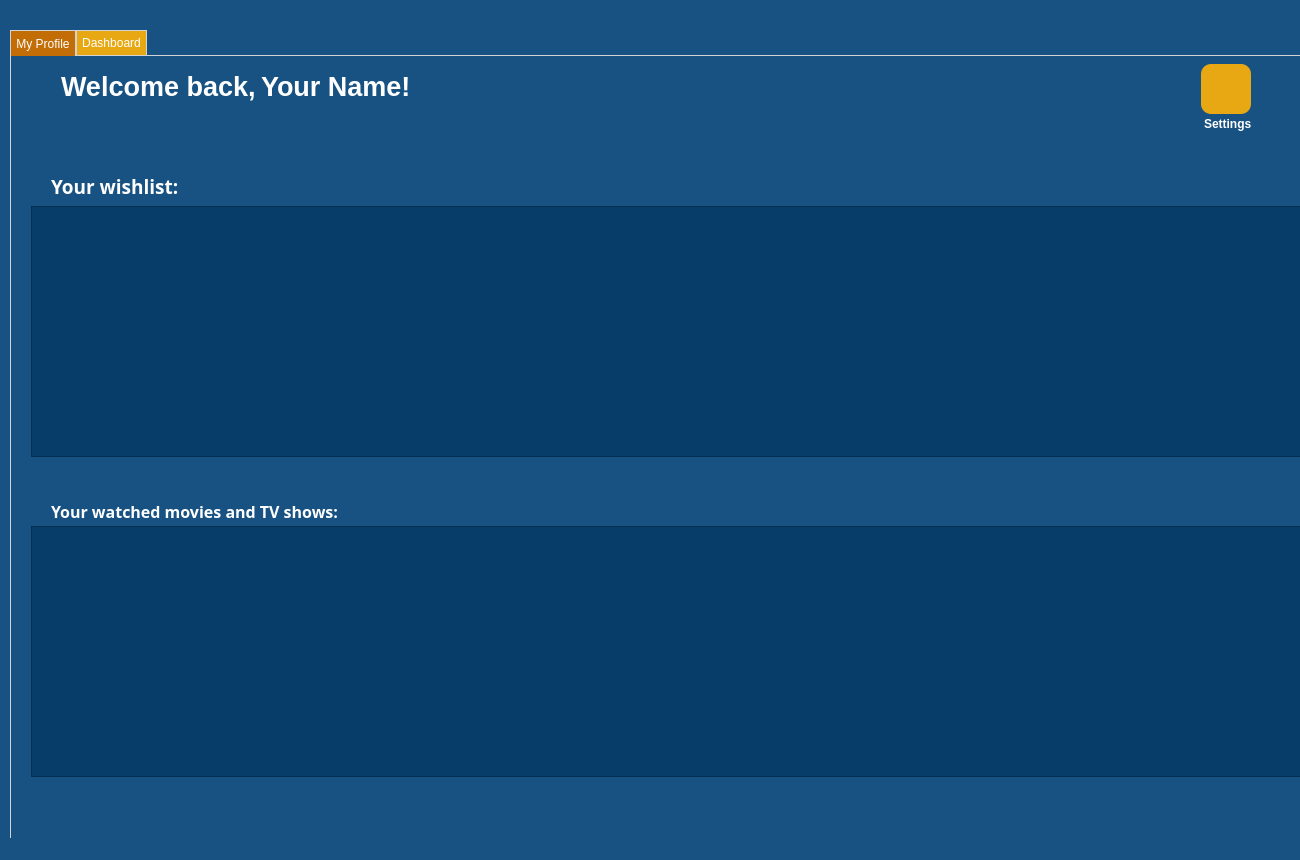
<?xml version="1.0" encoding="UTF-8"?>
<ui version="4.0">
 <class>MovieDashboardClass</class>
 <widget class="QMainWindow" name="MovieDashboardClass">
  <property name="geometry">
   <rect>
    <x>0</x>
    <y>0</y>
    <width>1300</width>
    <height>860</height>
   </rect>
  </property>
  <property name="maximumSize">
   <size>
    <width>1920</width>
    <height>1080</height>
   </size>
  </property>
  <property name="windowTitle">
   <string>MovieDashboard</string>
  </property>
  <property name="styleSheet">
   <string notr="true">/*-----QWidget-----*/
QWidget
{
	background-color: #175282;
	color: #fff;
	border-color: #000000;

}


/*-----QLabel-----*/
QLabel
{
	background-color: transparent;
	color: #fff;
	font-weight: bold;
	border-color: #000000;

}


/*-----QPushButton-----*/
QPushButton
{
	background-color: #e8a813;
	color: #fff;
	font-weight: bold;
	border-radius: 10px;
	padding: 5px;

}


QPushButton::hover
{
	background-color: #fcba21;
	color: #fff;

}


QPushButton::pressed
{
	background-color: #fcba21;
	color: #fff;

}


/*-----QToolButton-----*/
QToolButton
{
	background-color: transparent;
	color: #000000;
	border-style: solid;
	border-color: #000000;

}


QToolButton::hover
{
	background-color: #d10000;
	color: #000000;
	border-radius: 15px;
	border-color: #d10000;

}


QToolButton::pressed
{
	background-color: #d10000;
	color: #000000;
	border-style: solid;
	border-width: 0px;

}


/*-----QLineEdit-----*/
QLineEdit{
	background-color: #4d4d4d;
	color: #fff;
	font-weight: bold;
	border-style: solid;
	border-radius: 10px;
	padding: 5px;

}


/*-----QCheckBox-----*/
QCheckBox
{
	background-color: transparent;
	color: #b9b9bb;
	font-weight: bold;

}


QCheckBox::indicator
{
    color: #b1b1b1;
    background-color: #00111d;
    border: 1px solid #d10000;
    width: 12px;
    height: 12px;

}


QCheckBox::indicator:checked
{
    image:url(&quot;./ressources/check.png&quot;); /*To replace*/
	background-color: #d10000;
    border: 1px solid #d10000;

}


QCheckBox::indicator:unchecked:hover
{
    border: 1px solid #ff0000;

}


QCheckBox::disabled
{
	color: #656565;

}


QCheckBox::indicator:disabled
{
	background-color: #656565;
	color: #656565;
    border: 1px solid #656565;

}</string>
  </property>
  <widget class="QWidget" name="centralWidget">
   <widget class="QTabWidget" name="tabWidget">
    <property name="geometry">
     <rect>
      <x>10</x>
      <y>30</y>
      <width>1321</width>
      <height>831</height>
     </rect>
    </property>
    <property name="styleSheet">
     <string notr="true">QTabWidget::pane {
  border: 1px solid lightgray;
  top:-1px; 
  background: #e8a813;
} 

QTabBar::tab {
  background: #e8a813;
  border: 1px solid lightgray; 
  padding:5px;
} 

QTabBar::tab:selected { 
  background: #c26d06;
  margin-bottom: -1px; 
}</string>
    </property>
    <property name="currentIndex">
     <number>0</number>
    </property>
    <widget class="QWidget" name="myProfile">
     <property name="maximumSize">
      <size>
       <width>16777215</width>
       <height>16777215</height>
      </size>
     </property>
     <attribute name="title">
      <string>My Profile</string>
     </attribute>
     <widget class="QFrame" name="myProfileFrame">
      <property name="geometry">
       <rect>
        <x>-10</x>
        <y>-10</y>
        <width>1371</width>
        <height>811</height>
       </rect>
      </property>
      <property name="frameShape">
       <enum>QFrame::StyledPanel</enum>
      </property>
      <property name="frameShadow">
       <enum>QFrame::Raised</enum>
      </property>
      <widget class="QLabel" name="welcomeLabel">
       <property name="geometry">
        <rect>
         <x>60</x>
         <y>20</y>
         <width>211</width>
         <height>41</height>
        </rect>
       </property>
       <property name="font">
        <font>
         <pointsize>20</pointsize>
         <bold>true</bold>
        </font>
       </property>
       <property name="text">
        <string>Welcome back, </string>
       </property>
      </widget>
      <widget class="QLabel" name="yourNameLabel">
       <property name="geometry">
        <rect>
         <x>260</x>
         <y>20</y>
         <width>321</width>
         <height>41</height>
        </rect>
       </property>
       <property name="font">
        <font>
         <pointsize>20</pointsize>
         <bold>true</bold>
        </font>
       </property>
       <property name="text">
        <string>Your Name!</string>
       </property>
      </widget>
      <widget class="QLabel" name="yourWishlistLabel">
       <property name="geometry">
        <rect>
         <x>50</x>
         <y>125</y>
         <width>151</width>
         <height>31</height>
        </rect>
       </property>
       <property name="font">
        <font>
         <family>Segoe UI Black</family>
         <pointsize>14</pointsize>
         <bold>true</bold>
        </font>
       </property>
       <property name="text">
        <string>Your wishlist:</string>
       </property>
      </widget>
      <widget class="QLabel" name="yourWatchedLabel">
       <property name="geometry">
        <rect>
         <x>50</x>
         <y>450</y>
         <width>291</width>
         <height>31</height>
        </rect>
       </property>
       <property name="font">
        <font>
         <family>Segoe UI Black</family>
         <pointsize>12</pointsize>
         <bold>true</bold>
        </font>
       </property>
       <property name="text">
        <string>Your watched movies and TV shows:</string>
       </property>
      </widget>
      <widget class="QTableView" name="watchedTable">
       <property name="geometry">
        <rect>
         <x>30</x>
         <y>480</y>
         <width>1281</width>
         <height>251</height>
        </rect>
       </property>
       <property name="styleSheet">
        <string notr="true">QTableView {
    background: #073d69;
    
}
QHeaderView::section {
background:#073d69 ;
}</string>
       </property>
      </widget>
      <widget class="QTableView" name="wishlistTable">
       <property name="geometry">
        <rect>
         <x>30</x>
         <y>160</y>
         <width>1281</width>
         <height>251</height>
        </rect>
       </property>
       <property name="styleSheet">
        <string notr="true">QTableView {
    background: #073d69;
    
}
QHeaderView {
background:#073d69 ;
}</string>
       </property>
      </widget>
      <widget class="QPushButton" name="settingsButton">
       <property name="geometry">
        <rect>
         <x>1200</x>
         <y>18</y>
         <width>50</width>
         <height>50</height>
        </rect>
       </property>
       <property name="mouseTracking">
        <bool>true</bool>
       </property>
       <property name="focusPolicy">
        <enum>Qt::ClickFocus</enum>
       </property>
       <property name="autoFillBackground">
        <bool>false</bool>
       </property>
       <property name="text">
        <string/>
       </property>
       <property name="icon">
        <iconset resource="MovieDashboard.qrc">
         <normaloff>:/settingsIcon/settings.png</normaloff>:/settingsIcon/settings.png</iconset>
       </property>
       <property name="iconSize">
        <size>
         <width>50</width>
         <height>50</height>
        </size>
       </property>
       <property name="checkable">
        <bool>true</bool>
       </property>
       <property name="checked">
        <bool>false</bool>
       </property>
       <property name="flat">
        <bool>false</bool>
       </property>
      </widget>
      <widget class="QLabel" name="label">
       <property name="geometry">
        <rect>
         <x>1203</x>
         <y>70</y>
         <width>49</width>
         <height>16</height>
        </rect>
       </property>
       <property name="text">
        <string>Settings</string>
       </property>
      </widget>
     </widget>
    </widget>
    <widget class="QWidget" name="dashboard">
     <attribute name="title">
      <string>Dashboard</string>
     </attribute>
     <widget class="QTableView" name="tableView">
      <property name="geometry">
       <rect>
        <x>0</x>
        <y>0</y>
        <width>1321</width>
        <height>621</height>
       </rect>
      </property>
      <property name="styleSheet">
       <string notr="true">QTableView QTableCornerButton::section{
    background: #073d69;
    
}
QHeaderView {
background:#073d69 ;
}</string>
      </property>
     </widget>
     <widget class="QGroupBox" name="groupBox">
      <property name="geometry">
       <rect>
        <x>320</x>
        <y>630</y>
        <width>471</width>
        <height>151</height>
       </rect>
      </property>
      <property name="title">
       <string>Filter Movies</string>
      </property>
      <widget class="QLineEdit" name="searchBox">
       <property name="geometry">
        <rect>
         <x>60</x>
         <y>40</y>
         <width>201</width>
         <height>22</height>
        </rect>
       </property>
      </widget>
      <widget class="QLabel" name="label_5">
       <property name="geometry">
        <rect>
         <x>20</x>
         <y>40</y>
         <width>28</width>
         <height>24</height>
        </rect>
       </property>
       <property name="text">
        <string>&lt;b&gt;Title:&lt;/b&gt;</string>
       </property>
      </widget>
      <widget class="QPushButton" name="searchButton">
       <property name="geometry">
        <rect>
         <x>60</x>
         <y>70</y>
         <width>121</width>
         <height>31</height>
        </rect>
       </property>
       <property name="text">
        <string>Search</string>
       </property>
      </widget>
     </widget>
     <widget class="QGroupBox" name="groupBox_2">
      <property name="geometry">
       <rect>
        <x>10</x>
        <y>630</y>
        <width>291</width>
        <height>81</height>
       </rect>
      </property>
      <property name="title">
       <string>Navigation</string>
      </property>
      <widget class="QPushButton" name="nextPage">
       <property name="geometry">
        <rect>
         <x>150</x>
         <y>30</y>
         <width>121</width>
         <height>31</height>
        </rect>
       </property>
       <property name="text">
        <string>Next Page &gt;&gt;</string>
       </property>
      </widget>
      <widget class="QPushButton" name="previousPage">
       <property name="geometry">
        <rect>
         <x>20</x>
         <y>30</y>
         <width>121</width>
         <height>31</height>
        </rect>
       </property>
       <property name="text">
        <string>&lt;&lt; Previous Page </string>
       </property>
      </widget>
     </widget>
    </widget>
   </widget>
  </widget>
  <widget class="QMenuBar" name="menuBar">
   <property name="geometry">
    <rect>
     <x>0</x>
     <y>0</y>
     <width>1300</width>
     <height>26</height>
    </rect>
   </property>
  </widget>
  <widget class="QStatusBar" name="statusBar"/>
 </widget>
 <layoutdefault spacing="6" margin="11"/>
 <resources>
  <include location="MovieDashboard.qrc"/>
 </resources>
 <connections/>
</ui>
